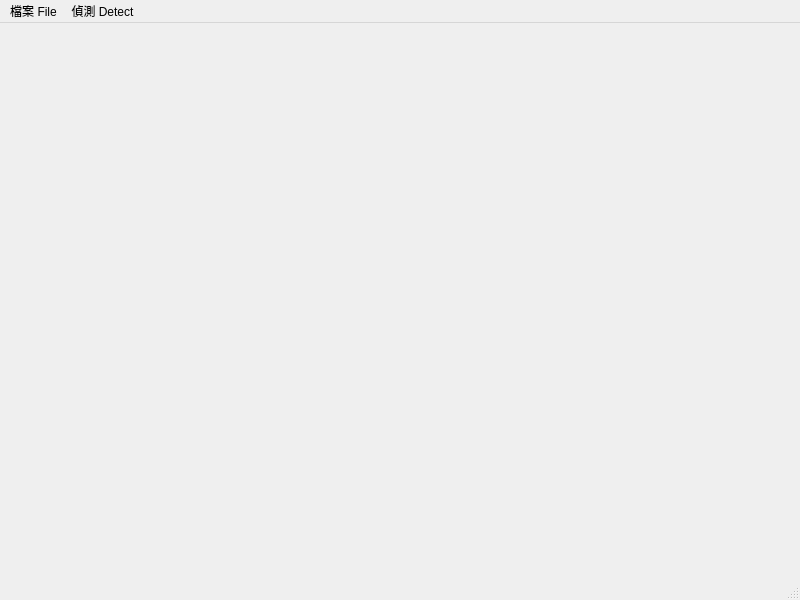
<?xml version="1.0" encoding="UTF-8"?>
<ui version="4.0">
 <class>MainWindow</class>
 <widget class="QMainWindow" name="MainWindow">
  <property name="geometry">
   <rect>
    <x>0</x>
    <y>0</y>
    <width>800</width>
    <height>600</height>
   </rect>
  </property>
  <property name="windowTitle">
   <string>MainWindow</string>
  </property>
  <widget class="QWidget" name="centralwidget">
   <widget class="QLabel" name="lbl_show_image">
    <property name="geometry">
     <rect>
      <x>0</x>
      <y>0</y>
      <width>801</width>
      <height>551</height>
     </rect>
    </property>
    <property name="text">
     <string/>
    </property>
    <property name="scaledContents">
     <bool>true</bool>
    </property>
   </widget>
  </widget>
  <widget class="QMenuBar" name="menubar">
   <property name="geometry">
    <rect>
     <x>0</x>
     <y>0</y>
     <width>800</width>
     <height>25</height>
    </rect>
   </property>
   <widget class="QMenu" name="menu_File">
    <property name="title">
     <string>檔案 File</string>
    </property>
    <widget class="QMenu" name="menu_Load">
     <property name="title">
      <string>載入 Load</string>
     </property>
     <addaction name="action_load_image"/>
    </widget>
    <addaction name="menu_Load"/>
   </widget>
   <widget class="QMenu" name="menu_Start">
    <property name="title">
     <string>偵測 Detect</string>
    </property>
    <addaction name="action_start_detect"/>
   </widget>
   <addaction name="menu_File"/>
   <addaction name="menu_Start"/>
  </widget>
  <widget class="QStatusBar" name="statusbar"/>
  <action name="action_load_image">
   <property name="text">
    <string>圖片 Image</string>
   </property>
  </action>
  <action name="action_start_detect">
   <property name="text">
    <string>開始 Start</string>
   </property>
  </action>
 </widget>
 <resources/>
 <connections/>
</ui>
